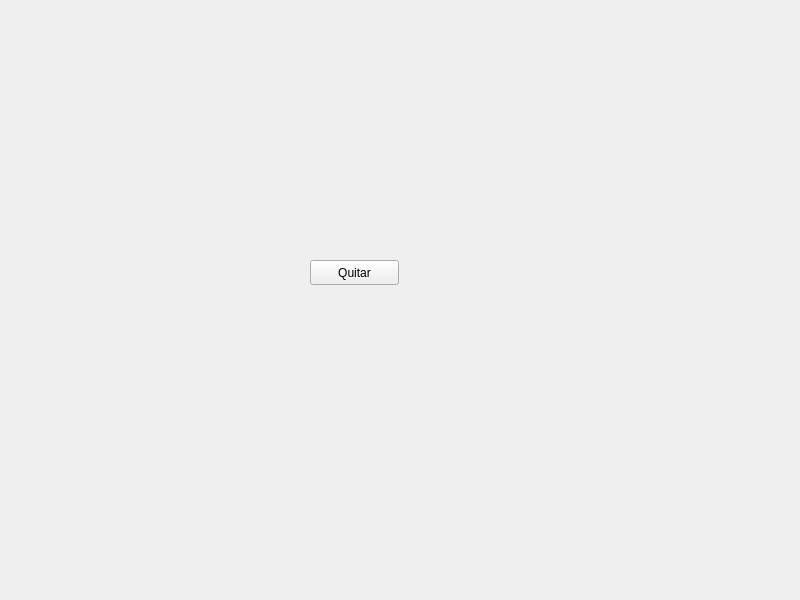
<?xml version="1.0" encoding="UTF-8"?>
<ui version="4.0">
 <class>Widget</class>
 <widget class="QWidget" name="Widget">
  <property name="geometry">
   <rect>
    <x>0</x>
    <y>0</y>
    <width>800</width>
    <height>600</height>
   </rect>
  </property>
  <property name="windowTitle">
   <string>Widget</string>
  </property>
  <widget class="QPushButton" name="pushButton">
   <property name="geometry">
    <rect>
     <x>310</x>
     <y>260</y>
     <width>89</width>
     <height>25</height>
    </rect>
   </property>
   <property name="text">
    <string>Quitar</string>
   </property>
  </widget>
 </widget>
 <resources/>
 <connections/>
</ui>
